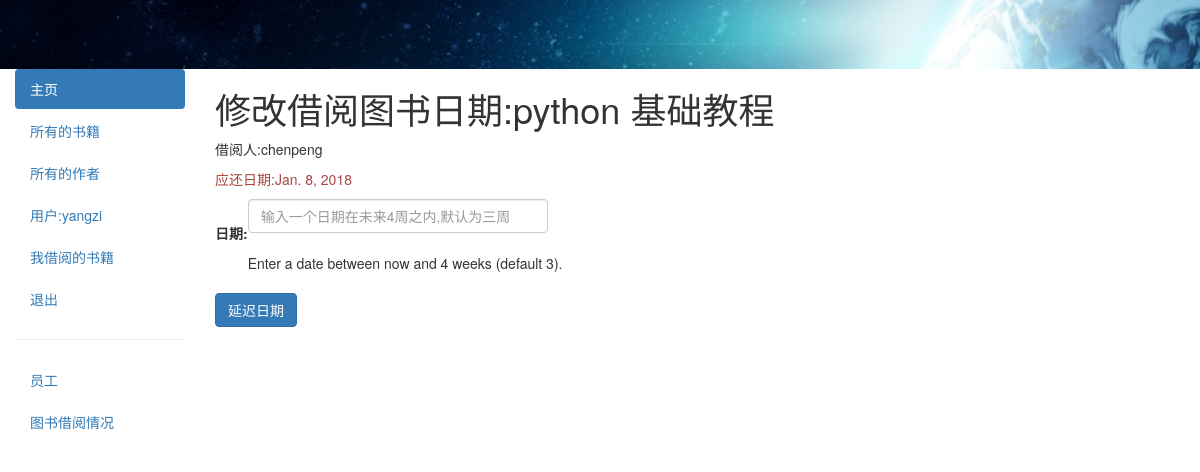
The app's page /catalog/book/b2a3b9a2-ceee-4d66-8a52-5ec5db872ebc/renew/ (signed in) with its own data.
### catalog/models.py (models this page shows, shortened)
class BookInstance(models.Model):
    id = models.UUIDField(primary_key=True,default = uuid.uuid4,help_text = "书籍的唯一编码")
    book = models.ForeignKey(Book,on_delete=models.SET_NULL,null = True)
    imprint = models.CharField(max_length=200)
    due_back = models.DateField(null = True,blank = True)
    borrower = models.ForeignKey(User,on_delete = models.SET_NULL,blank=True, null=True)
    LOAN_STATUS = (
        ('m','保留'),
        ('o','借阅'),
        ('a','可借'),
        ('r','预定')
    )
    status = models.CharField(max_length=1,choices=LOAN_STATUS,blank = True,default = 'm',help_text = '保留')
    class Meta:
        ordering = ["due_back"]
        permissions = (("can_mark_returned","Set book as returned"),)
    @property
    def is_overdue(self):
        if self.due_back and date.today()>self.due_back:
            return True
        return False

class Book(models.Model):
    title = models.CharField(max_length=200)
    author = models.ForeignKey('Author',on_delete=models.SET_NULL,null = True)
    summary = models.TextField(max_length=1000,help_text='输入书籍的描述')
    isbn = models.CharField('ISBN',max_length=13,help_text = '允许输入13位的字符<a href="https://www.isbn-international.org/content/what-isbn">ISBN number</a>')
    genre = models.ManyToManyField(Genre,help_text='选择书籍的类别')
    language = models.ForeignKey('Language',on_delete= models.SET_NULL,null = True,help_text='选择书籍的语言')
    class Meta:
        ordering = ['title']
    def display_genre(self):
        """
        create string for the Genre
        """
        return ' , '.join(genre.name for genre in self.genre.all()[:3])
    display_genre.short_description = 'Genre'

### catalog/views.py (the view)
# urls.py: path('book/<uuid:pk>/renew/',views.renew_book_librarian,name = 'renew-book-librarian'),
@permission_required('catalog.can_mark_returned')
def renew_book_librarian(request,pk):
    book_inst = get_object_or_404(BookInstance,pk = pk)
    if request.method == 'POST':
        form = RenewBookForm(request.POST)
        if form.is_valid():
            book_inst.due_back = form.cleaned_data["renewal_date"]
            book_inst.save()
            return HttpResponseRedirect(reverse('all-borrowed'))
    else:
        proposed_renewal_date = datetime.date.today()+datetime.timedelta(weeks = 3)
        form = RenewBookForm(initial={'renewal_date:':proposed_renewal_date})
    return render(request,'book_renew_librarian.html',{
        'form':form,
        'bookinst':book_inst
    })

### catalog/forms.py (shortened to what this page needs)
class RenewBookForm(forms.Form):
    renewal_date = forms.DateField(label="日期:",
        help_text="Enter a date between now and 4 weeks (default 3).",
        widget=forms.DateInput(attrs={
            'class':'form-control',
            'style':'width:300px',
            'placeholder':'输入一个日期在未来4周之内,默认为三周',
    }))

### catalog/templates/book_renew_librarian.html (shortened to what this page needs)
{% extends 'base_generic.html' %}
{% block content %}
    <h1>修改借阅图书日期:{{bookinst.book.title}}</h1>
    <p>借阅人:{{ bookinst.borrower }}</p>
    <p {% if bookinst.is_overdue %}class="text-danger"{% endif %}>应还日期:{{bookinst.due_back}}</p>
    <form action="" method="post">
        <table>
            {{ form }}
        </table>
        <br/>
        <input type="submit" value="延迟日期" class="btn btn-primary" />
    </form>
{% endblock content %}

### catalog/templates/base_generic.html (shortened to what this page needs)
<!DOCTYPE html>
<html>
<head>
    <link rel="stylesheet" href="https://maxcdn.bootstrapcdn.com/bootstrap/3.3.7/css/bootstrap.min.css">
    <meta name="viewport" content="width=device-width, initial-scale=1"> {% load static %}
    <link rel="stylesheet" href="{% static 'css/style.css' %}">
</head>
<body>
    <div class="container-fluid">
        <div class="row">
            <img src="{% static 'img/banner.png' %}" class='top_banner' alt="" />
        </div>
        <div class="row">
            <div class="col-sm-2">
                {% block sidebar %}
                <ul class="nav nav-pills nav-stacked" style="width:100%;">
                    <li class="active">
                        <a href="{% url 'index1' %}">主页</a>
                    </li>
                    <li>
                        <a href="{% url 'books' %}">所有的书籍</a>
                    </li>
                    <li>
                        <a href="{% url 'authors' %}">所有的作者</a>
                    </li>
                    {% if user.is_authenticated %}
                        <li><a href="javascript:void(0);">用户:{{ user.get_username }}</a></li>
                        <li><a href="{% url 'my-borrowed' %}">我借阅的书籍</a></li>
                        <li><a href="{% url 'logout' %}?next={{request.path}}">退出</a></li>
                    {% else %}
                        <li><a href="{% url 'login' %}?next={{request.path}}">登录</a></li>
                    {% endif %}
                    {% if user.is_staff %}
                        <hr />
                        <ul class="nav nav-pills nav-stacked" >
                            <li><a href="javascript:void(0);">员工</a></li>
                            {% if perms.catalog.can_mark_returned %}
                            <li><a href="{% url 'all-borrowed' %}">图书借阅情况</a></li>
                            {% endif %}
                        </ul>
                    {% endif %}
                </ul>
                {% endblock %}
            </div>
            <div class="col-sm-10">
                {% block content %} {% endblock %}
            </div>
        </div>
    </div>
</body>
</html>

### catalog/static/css/style.css (style rules this page uses)
.top_banner { width:100%; display: block; }

### records on screen
BookInstance: book "python 基础教程", borrower "chenpeng", due_back "Jan. 8, 2018"

### other values on screen
{{ user.get_username }} "yangzi"
